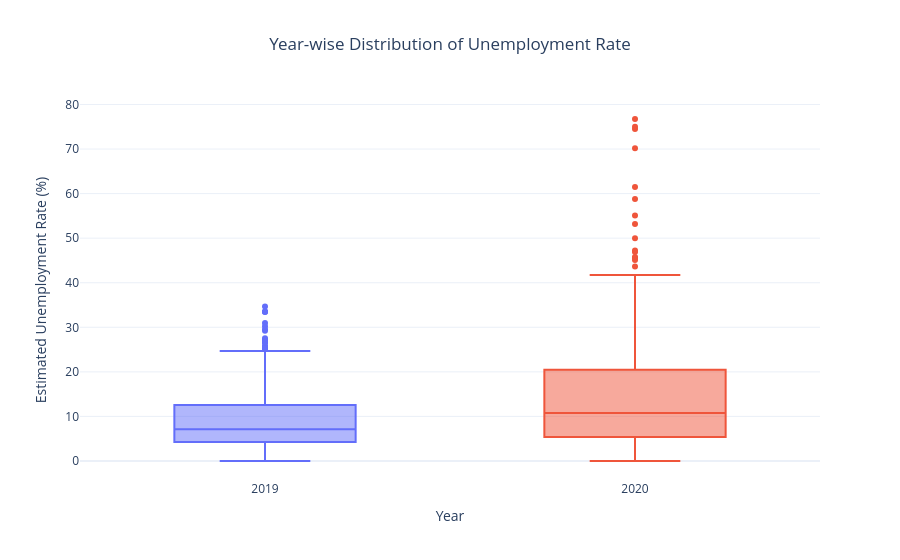

Here is the notebook cell this chart was saved with:
### Code cell
# ============================================================
# 📦 7.1.4 Year-wise Distribution of Unemployment Rate
# ============================================================

fig = px.box(

    unemployment_df,

    x="Year",

    y="Estimated Unemployment Rate (%)",

    color="Year",

    title="Year-wise Distribution of Unemployment Rate",

    template="plotly_white",

    points="outliers"

)

fig.update_layout(

    title_x=0.5,

    xaxis_title="Year",

    yaxis_title="Estimated Unemployment Rate (%)",

    showlegend=False

)

fig.show()

# Streamlit
# st.plotly_chart(fig, use_container_width=True)

### Figure 1 — Plotly figure (JSON) as saved in the notebook; plotly's stock layout.template omitted (floating-point values rounded to 4 significant figures; data arrays with more than 128 entries replaced by an {"elided": "..."} marker saying what was removed)
{"data": [{"alignmentgroup": "True", "boxpoints": "outliers", "hovertemplate": "Year=%{x}<br>Estimated Unemployment Rate (%)=%{y}<extra></extra>", "legendgroup": "2019.0", "marker": {"color": "#636efa"}, "name": "2019.0", "notched": false, "offsetgroup": "2019.0", "orientation": "v", "showlegend": true, "type": "box", "x": {"elided": "430 float values"}, "x0": " ", "xaxis": "x", "y": {"elided": "430 float values"}, "y0": " ", "yaxis": "y"}, {"alignmentgroup": "True", "boxpoints": "outliers", "hovertemplate": "Year=%{x}<br>Estimated Unemployment Rate (%)=%{y}<extra></extra>", "legendgroup": "2020.0", "marker": {"color": "#EF553B"}, "name": "2020.0", "notched": false, "offsetgroup": "2020.0", "orientation": "v", "showlegend": true, "type": "box", "x": {"elided": "310 float values"}, "x0": " ", "xaxis": "x", "y": {"elided": "310 float values"}, "y0": " ", "yaxis": "y"}], "layout": {"boxmode": "overlay", "legend": {"title": {"text": "Year"}, "tracegroupgap": 0}, "showlegend": false, "title": {"text": "Year-wise Distribution of Unemployment Rate", "x": 0.5}, "xaxis": {"anchor": "y", "categoryarray": [2019, 2020, null], "categoryorder": "array", "domain": [0, 1], "title": {"text": "Year"}}, "yaxis": {"anchor": "x", "domain": [0, 1], "title": {"text": "Estimated Unemployment Rate (%)"}}}}
